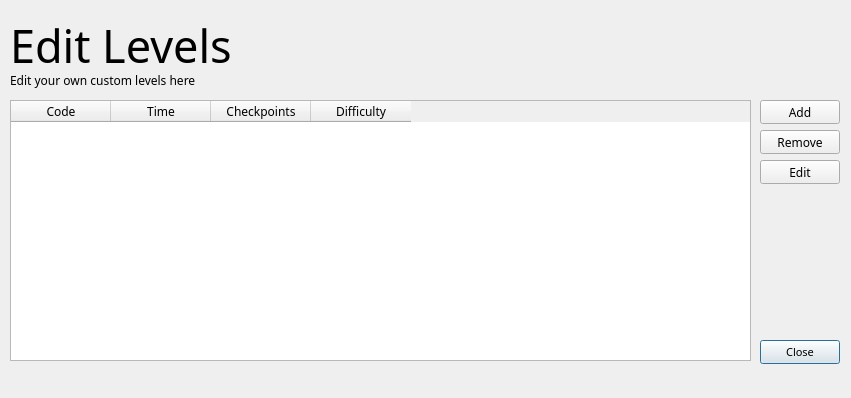
<?xml version="1.0" encoding="UTF-8"?>
<ui version="4.0">
 <class>editLevel</class>
 <widget class="QDialog" name="editLevel">
  <property name="windowModality">
   <enum>Qt::WindowModality::WindowModal</enum>
  </property>
  <property name="geometry">
   <rect>
    <x>0</x>
    <y>0</y>
    <width>851</width>
    <height>398</height>
   </rect>
  </property>
  <property name="font">
   <font>
    <family>Noto Sans</family>
   </font>
  </property>
  <property name="windowTitle">
   <string>Edit Custom Levels</string>
  </property>
  <widget class="QPushButton" name="closeButton">
   <property name="geometry">
    <rect>
     <x>760</x>
     <y>340</y>
     <width>80</width>
     <height>24</height>
    </rect>
   </property>
   <property name="font">
    <font>
     <family>Noto Sans</family>
     <pointsize>8</pointsize>
     <bold>false</bold>
    </font>
   </property>
   <property name="text">
    <string>Close</string>
   </property>
  </widget>
  <widget class="QLabel" name="label">
   <property name="geometry">
    <rect>
     <x>10</x>
     <y>10</y>
     <width>831</width>
     <height>71</height>
    </rect>
   </property>
   <property name="font">
    <font>
     <family>Courier Prime</family>
     <pointsize>34</pointsize>
     <italic>false</italic>
     <bold>false</bold>
    </font>
   </property>
   <property name="text">
    <string>Edit Levels</string>
   </property>
  </widget>
  <widget class="QPushButton" name="addButton">
   <property name="geometry">
    <rect>
     <x>760</x>
     <y>100</y>
     <width>80</width>
     <height>24</height>
    </rect>
   </property>
   <property name="text">
    <string>Add</string>
   </property>
  </widget>
  <widget class="QPushButton" name="removeButton">
   <property name="geometry">
    <rect>
     <x>760</x>
     <y>130</y>
     <width>80</width>
     <height>24</height>
    </rect>
   </property>
   <property name="text">
    <string>Remove</string>
   </property>
  </widget>
  <widget class="QTableWidget" name="table">
   <property name="geometry">
    <rect>
     <x>10</x>
     <y>100</y>
     <width>741</width>
     <height>261</height>
    </rect>
   </property>
   <property name="font">
    <font>
     <family>Noto Sans</family>
     <bold>false</bold>
    </font>
   </property>
   <column>
    <property name="text">
     <string>Code</string>
    </property>
   </column>
   <column>
    <property name="text">
     <string>Time</string>
    </property>
   </column>
   <column>
    <property name="text">
     <string>Checkpoints</string>
    </property>
   </column>
   <column>
    <property name="text">
     <string>Difficulty</string>
    </property>
   </column>
  </widget>
  <widget class="QPushButton" name="editButton">
   <property name="geometry">
    <rect>
     <x>760</x>
     <y>160</y>
     <width>80</width>
     <height>24</height>
    </rect>
   </property>
   <property name="text">
    <string>Edit</string>
   </property>
  </widget>
  <widget class="QLabel" name="label_2">
   <property name="geometry">
    <rect>
     <x>10</x>
     <y>70</y>
     <width>741</width>
     <height>21</height>
    </rect>
   </property>
   <property name="text">
    <string>Edit your own custom levels here</string>
   </property>
  </widget>
 </widget>
 <resources/>
 <connections/>
</ui>
